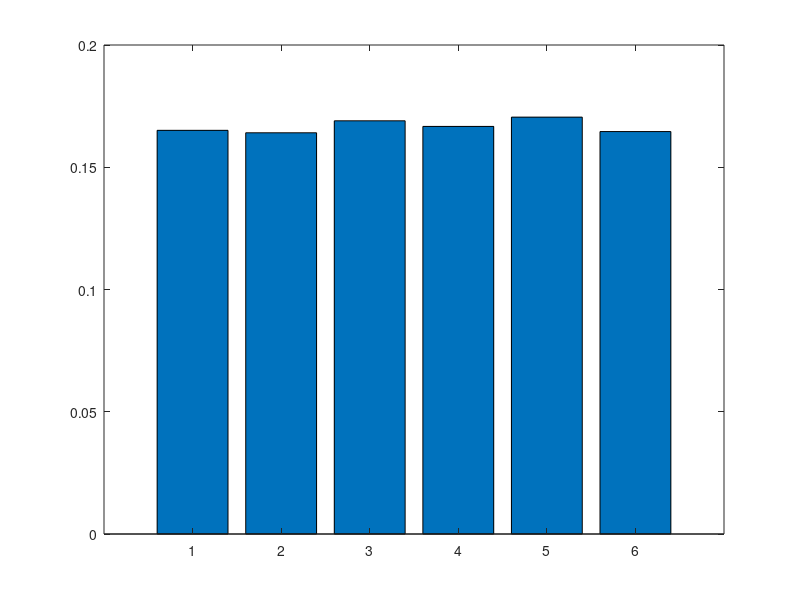

Reproduce this figure in MATLAB.
clear; close all; clc;
% A script which simulates the PDF from a die via Monte Carlo

% Throw the dice N times
N = 10000;
v_dice = randi(6,N,1);

% Show the simulated PDF
v_a = hist(v_dice);
v_a = v_a(v_a>0);
bar(v_a/sum(v_a))

